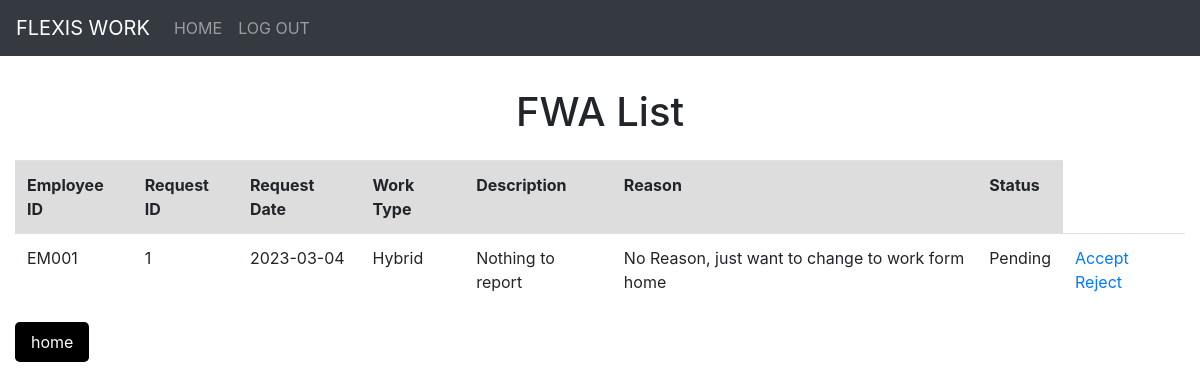
The page /reviewPage.php on the database as committed earlier.
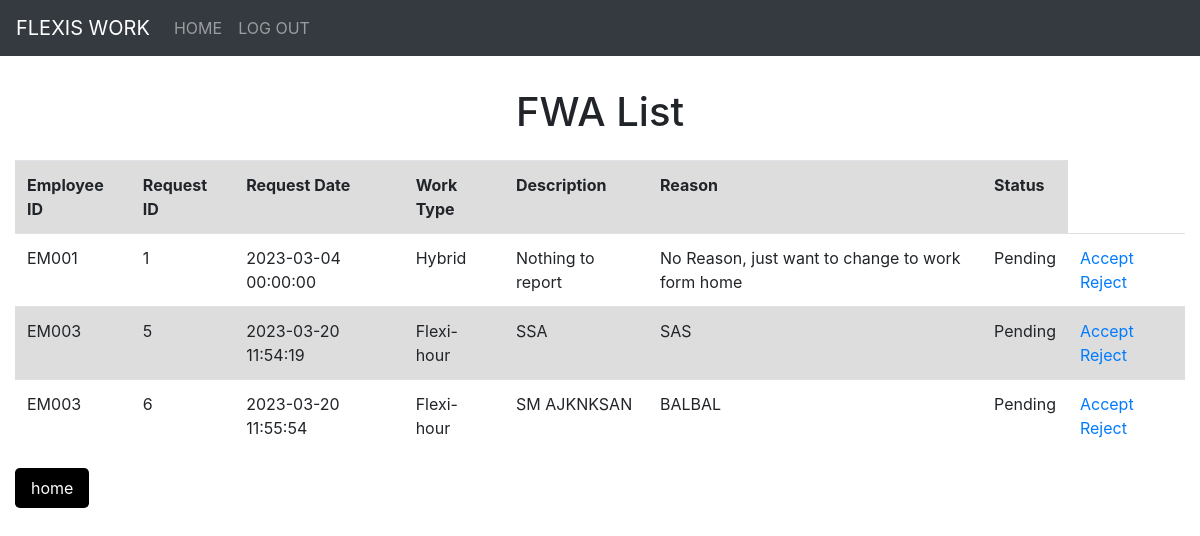
The same page on the database as committed later.
### tables this page shows
CREATE TABLE `fwa_rquest` (
  `requestID` int(11) NOT NULL,
  `requestDate` datetime NOT NULL DEFAULT current_timestamp(),
  `workType` varchar(30) NOT NULL CHECK (`workType` in ('Flexi-hour','Work-from-home','Hybrid')),
  `description` varchar(255) NOT NULL,
  `reason` varchar(255) NOT NULL,
  `status` varchar(20) NOT NULL,
  `comment` varchar(255) DEFAULT NULL,
  `employeeID` varchar(5) NOT NULL
);

### reviewPage.php (the view, shortened to what this page needs)
<!DOCTYPE html>
<html>
    <?php include 'Component/head.php'; ?>
    <?php include 'Component/header.php'; ?>
<body>
    <h1>FWA List</h1>
    <div class="container-fluid">
        <table class="table">
        <tbody>
            <tr>
                <th scope="col">Employee ID</th>
                <th scope="col">Request ID</th>
                <th scope="col">Request Date</th>
                <th scope="col">Work Type</th>
                <th scope="col">Description</th>
                <th scope="col">Reason</th>
                <th scope="col">Status</th>
            </tr>
            <?php
            require_once('config.php');
            $sql =  "SELECT * FROM fwa_rquest WHERE Status = 'Pending';";
            $result = $conn->query($sql);
            while($row = $result -> fetch_assoc()){
                echo
                "<tr>
                    <td>".$row["employeeID"]."</td>
                    <td>".$row["requestID"]."</td>
                    <td>".$row["requestDate"]."</td>
                    <td>".$row["workType"]."</td>
                    <td>".$row["description"]."</td>
                    <td>".$row["reason"]."</td>
                    <td>".$row["status"]."</td>
                    <td>
                        <a href='acceptReq.php'>Accept</a>
                        <a href='rejectReq.php'>Reject</a>
                    </td>
                </tr>";
            }
            ?>
        </tbody>
        </table>
        <form action="reviewPage.php" method="post">
            <input type="submit" name="home" value="home">
        </div>
</body>
</html>

### Component/head.php (shortened to what this page needs)
<head>
    <link rel="stylesheet" href="https://stackpath.bootstrapcdn.com/bootstrap/4.1.3/css/bootstrap.min.css">
    <link rel="stylesheet" href="style.css">
    </head>

### Component/header.php
<header>
    <nav class="navbar navbar-expand-lg navbar-dark bg-dark">
        <a class="navbar-brand" href="#">FLEXIS WORK</a>
        <div class="collapse navbar-collapse">
            <ul class="navbar-nav">
            <li class="nav-item">
                <a class="nav-link" href="#">HOME</a>
            </li>
            <li class="nav-item">
                <a class="nav-link" href="loginPage.php">LOG OUT</a>
            </li>
        </div>
    </nav>
</header>

### style.css (style rules this page uses)
body { height: 100%; margin: 0 auto; padding: 0; display: table; }
h1 { font-size: 2.5rem; margin-top: 2rem; margin-bottom: 1.5rem; text-align: center; }
table { border-collapse: collapse; }
tr:nth-child(odd) { background-color: #ddd; }
th,td { padding: 5px 10px; }
input[type="submit"], input[type="reset"] { padding: 0.5rem 1rem; border: none; border-radius: 0.3rem; background-color: #000000; color: white; font-size: 1rem; cursor: pointer; margin-right: 1rem; }

Rows that differ between the two databases and show on the page:
changed fwa_rquest "EM001": requestDate "2023-03-04" → "2023-03-04 00:00:00"
added fwa_rquest: employeeID "EM003", requestID "5", requestDate "2023-03-20 11:54:19", workType "Flexi-hour", description "SSA", reason "SAS", status "Pending"
added fwa_rquest: employeeID "EM003", requestID "6", requestDate "2023-03-20 11:55:54", workType "Flexi-hour", description "SM AJKNKSAN", reason "BALBAL", status "Pending"
